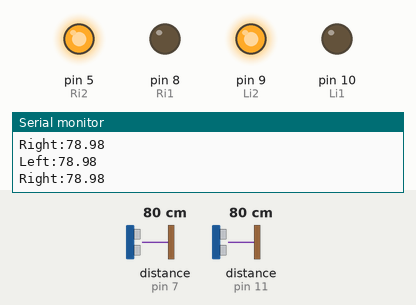
Recording of a sketch running on a simulated Arduino Uno, built with avr-gcc and run on an emulated ATmega328P. Parts: output pins drawn as LEDs (lit = HIGH), the last lines printed to the serial monitor. Wiring (inferred from the names in the program): 2 × ultrasonic range finder: trigger pin 6, echo pin 7 / trigger pin 12, echo pin 11. The test bench sets the inputs (shaded band); at power-on: distance to the obstacle (sensors on pin 7, pin 11) 80 cm. The echo pulse lasts 58.3 µs per cm; pins used as bus, display or sensor lines are not drawn.

Above: at 1.2 s.
1.3 s: distance to the obstacle (sensor on pin 7) set to 28 cm
2.8 s: distance to the obstacle (sensor on pin 7) set to 23 cm
At 4.0 s:
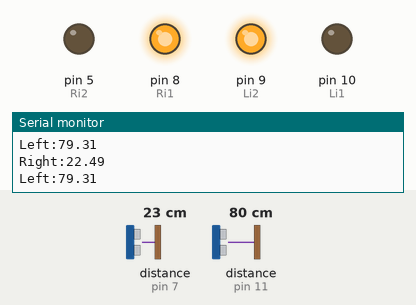
4.3 s: distance to the obstacle (sensor on pin 11) set to 29 cm
5.8 s: distance to the obstacle (sensor on pin 11) set to 24 cm
At 6.6 s:
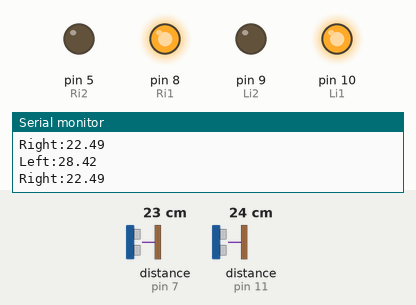
8.8 s: distance to the obstacle (sensor on pin 7) set to 35 cm
At 10.9 s:
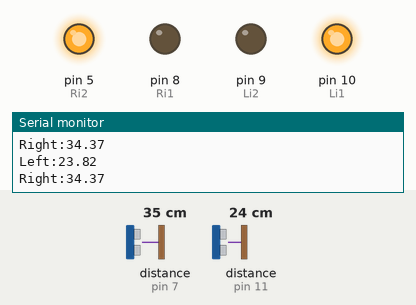
11.3 s: distance to the obstacle (sensor on pin 7) set to 2 cm
At 11.6 s:
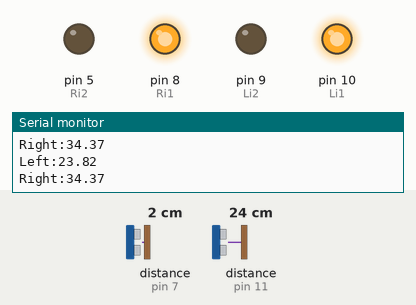
Timing chart, 0 to 15.3 s (numbered marks = the images above; inputs shaded):
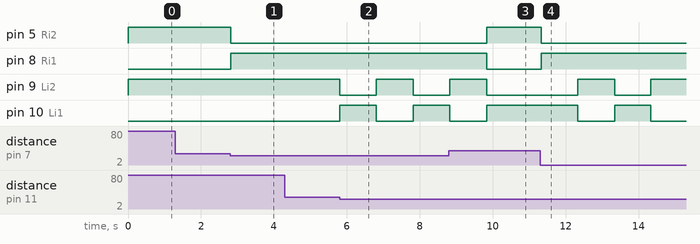

The sketch:

obstacle_Bot.ino
```cpp
int echoL=11;
int echoR=7;
int trigL=12;
int trigR=6;
int Li1=10;
int Li2=9;
int Ri1=8;
int Ri2=5;
double dL;
double dR;
double tR;
//double diff=0.0;
double tL;
/*double a=0.0;
double b=0.0;
double c=0.0;
double d=0.0;*/

void setup() {
  // put your setup code here, to run once:
pinMode(echoL,INPUT);
pinMode(echoR,INPUT);
pinMode(trigL,OUTPUT);
pinMode(trigR,OUTPUT);
pinMode(Li1,OUTPUT);
pinMode(Li2,OUTPUT);
pinMode(Ri1,OUTPUT);
pinMode(Ri2,OUTPUT);
Serial.begin(9600);

}

void loop() {
  //delay(100);
  // put your main code here, to run repeatedly:
   // digitalWrite(ledR,LOW);

digitalWrite(trigL,LOW);
  delayMicroseconds(2);
  digitalWrite(trigL,HIGH); //digitalWrite(trigR,HIGH);
delayMicroseconds(10);
digitalWrite(trigL,LOW); //digitalWrite(trigR,LOW);
  tL=pulseIn(echoL,HIGH);
  dL=tL*0.017;


  digitalWrite(trigR,LOW);
  delayMicroseconds(2);
digitalWrite(trigR,HIGH);
delayMicroseconds(10);
digitalWrite(trigR,LOW);
  tR=pulseIn(echoR,HIGH);
  dR=tR*0.017;


/*while(digitalRead(echoL!=HIGH)){;}
a=micros();
while(digitalRead(echoL!=LOW)){;}
b=micros();
tL=b-a;*/

/*while(digitalRead(echoR!=HIGH)){;}
c=micros();
while(digitalRead(echoR!=LOW)){;}
d=micros();
tR=d-c;*/

//diff=dL-dR;
//Serial.println(abs(diff));


//if((dL<40.0)||(dR<40.0))
//{
if(dL>25&&dR>25)
{
  digitalWrite(Li1,LOW);//forward
  digitalWrite(Li2,HIGH);
  digitalWrite(Ri1,LOW);
  digitalWrite(Ri2,HIGH);

}

 if(dL>25&&dR<25)
{
  digitalWrite(Li1,LOW);//right
  digitalWrite(Li2,HIGH);
  digitalWrite(Ri1,HIGH);
  digitalWrite(Ri2,LOW);

}
  if(dL<25&&dR>25)
  {
   digitalWrite(Li1,HIGH);//left
  digitalWrite(Li2,LOW);
  digitalWrite(Ri1,LOW);
  digitalWrite(Ri2,HIGH);

  }

  if(dL<25&&dR<25)
  {
    digitalWrite(Li1,HIGH);//backwards
  digitalWrite(Li2,LOW);
  digitalWrite(Ri1,HIGH);
  digitalWrite(Ri2,LOW);

  delay(1000);

  digitalWrite(Li1,LOW);//right again
  digitalWrite(Li2,HIGH);
  digitalWrite(Ri1,HIGH);
  digitalWrite(Ri2,LOW);

  delay(1000);
  }


  //}
Serial.print("Left:");
Serial.println(dL);
Serial.print("Right:");
Serial.println(dR);
delay(10);
}
```

Measured:
- the behaviour switches between 26 and 25 cm on distance to the obstacle (sensor on pin 7) (found by bisection; images 0 and 1)
- the behaviour switches between 26 and 25 cm on distance to the obstacle (sensor on pin 11) (found by bisection; images 1 and 2)
- after the input at 2.8 s, pin 5 (Ri2): HIGH → LOW at once; pin 8 (Ri1): LOW → HIGH at once
- after the input at 5.8 s, pin 9 (Li2): HIGH → LOW at once, → HIGH 1.0 s later, → LOW 1.0 s later; pin 10 (Li1): LOW → HIGH at once, → LOW 1.0 s later, → HIGH 1.0 s later
- after the input at 8.8 s, pin 5 (Ri2): LOW → HIGH after 1.0 s; pin 8 (Ri1): HIGH → LOW after 1.0 s; pin 9 (Li2): goes on until 9.8 s, then stays LOW; pin 10 (Li1): goes on until 9.8 s, then stays HIGH
- after the input at 11.3 s, pin 5 (Ri2): HIGH → LOW at once; pin 8 (Ri1): LOW → HIGH at once; pin 9 (Li2): LOW → HIGH after 1.0 s, → LOW 1.0 s later, → HIGH 1.0 s later; pin 10 (Li1): HIGH → LOW after 1.0 s, → HIGH 1.0 s later, → LOW 1.0 s later
